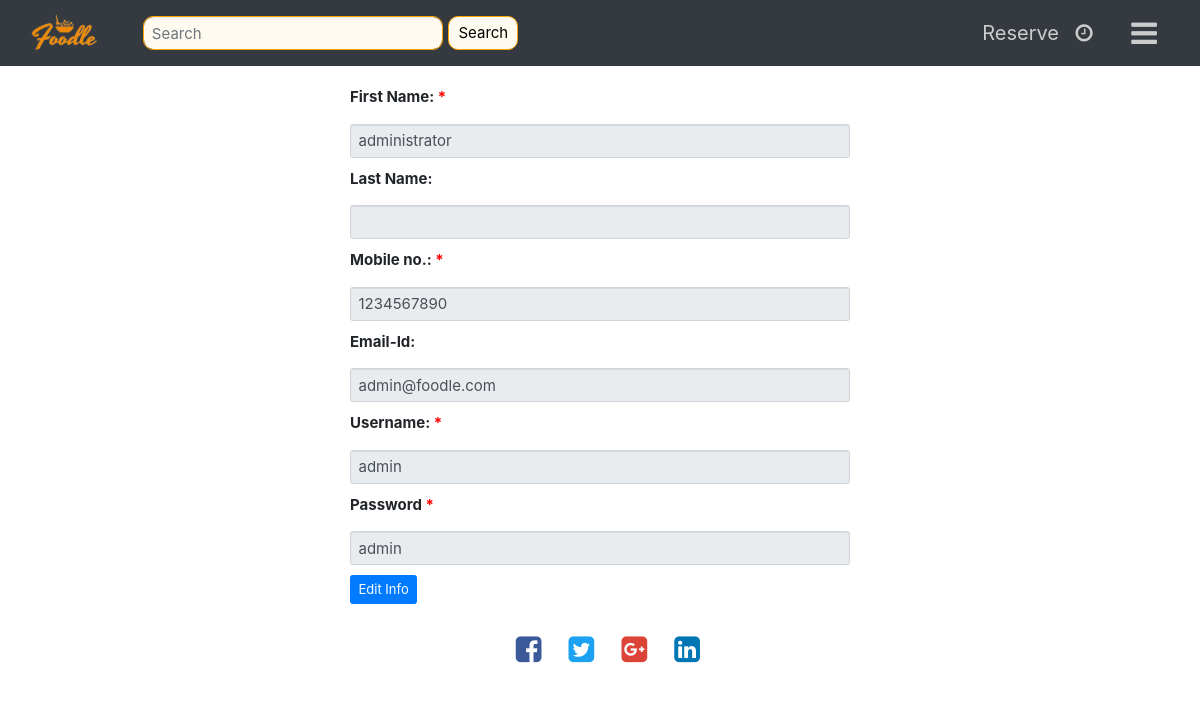
Screenshot of /profile_view.php (signed in) with the database file from the repository.
### tables this page shows
CREATE TABLE `person` (
  `user_id` varchar(15) NOT NULL,
  `pwd` varchar(15) NOT NULL,
  `fname` varchar(15) NOT NULL,
  `lname` varchar(15) DEFAULT NULL,
  `email` varchar(25) NOT NULL,
  `contact` bigint(10) NOT NULL,
  `role` varchar(15) NOT NULL
);

### profile_view.php (the view, shortened to what this page needs)
<?php
include 'templates/header.php' ?>
<?php include 'templates/navbar.php' ?>
<?php
function addcss(){
    echo '<link rel="stylesheet" type="text/css" href="styles/forms.css">';
}?>
<?php
include 'templates/db-con.php';
$user = $_SESSION['uname'];
$sql = "SELECT * from person where user_id = '$user'";
$result = mysqli_query($conn, $sql);
$row = mysqli_fetch_assoc($result);
?>
<form id="profile" action="edit_profile.php"name="profile" method="post" style = "font-size: 15px; width: 500px; margin: 0 auto">
        <div class="form-group" style = "margin:10px 0px 10px; font-size: inherit;">
            <label for="fname">First Name:<span style="color : red"> * </span></label>
            <input type="text" class="form-control" "margin:10px 0px 10px; font-size: inherit;" name="fname" id="fname" value="<?php echo $row ['fname']; ?>" readonly required pattern="[a-zA-z]+$">
            <label for="lname">Last Name:</label>
            <input type="text" class="form-control" "margin:10px 0px 10px; font-size: inherit;" name="lname" id="lname" value="<?php echo $row ['lname']; ?>" readonly pattern="[A-Za-z]+$">
            <label for="contact">Mobile no.: <span style="color : red"> * </span></label>
            <input type="text" class="form-control" "margin:10px 0px 10px; font-size: inherit;" name="contact" id="contact" value="<?php echo $row ['contact']; ?>" readonly required pattern="[0-9]{10}$">
            <label for="email">Email-Id:</label>
            <input type="email" class="form-control" "margin:10px 0px 10px; font-size: inherit;" name="email" id="email" aria-describedby="emailHelp" value="<?php echo $row ['email']; ?>" readonly>
            <label for="fname">Username:<span style="color : red"> * </span></label>
            <input type="text" class="form-control" "margin:10px 0px 10px; font-size: inherit;" name="uname" value="<?php echo $row ['user_id']; ?>" readonly>
            <label for="pwd">Password<span style="color : red"> * </span></label>
            <input type="text" class="form-control" "margin:10px 0px 10px; font-size: inherit;" name="pwd" id="pwd" value="<?php echo $row ['pwd']; ?>" readonly required minlength="8">
            <button type="button" id = "edit" class="btn btn-primary" style="font-size: 13px" onclick="setEdit()" >Edit Info</button>
        </div>
</form>
<?php include 'templates/footer.php' ?>

### styles/forms.css (style rules this page uses)
.form-group { margin: 10px 0px 10px; font-size: inherit; }
.form-control { margin: 10px 0px 10px; font-size: inherit; }

### rows the page displays
person: fname "administrator", contact "1234567890", email "admin@foodle.com", uname "admin", pwd "admin"
